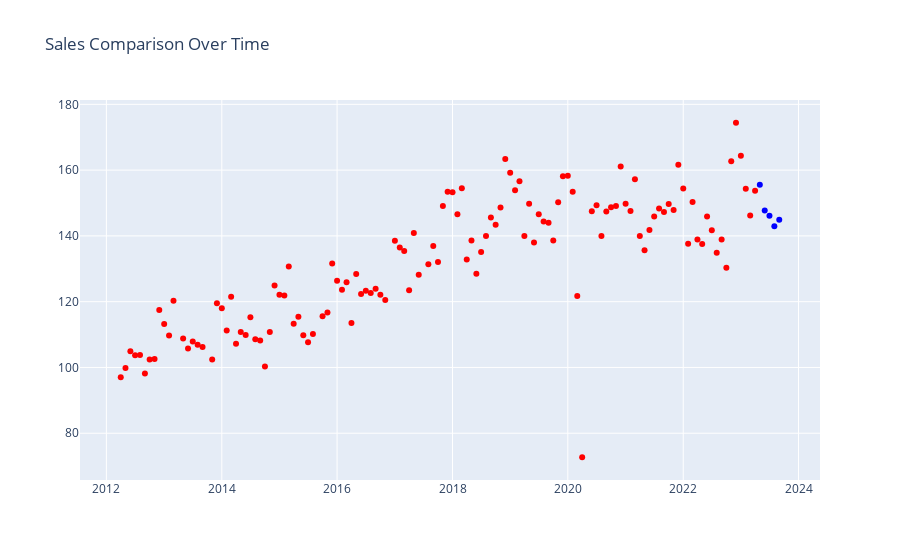

The code cell stored with this chart in its notebook:
### Code cell
fig = px.line(title='Sales Comparison Over Time')

fig.add_trace(px.scatter(data, x='Period', y='Sales', color_discrete_sequence=['red']).data[0])
fig.add_trace(px.scatter(new_data, x='Period', y='Sales', color_discrete_sequence=['blue']).data[0])

fig.show()
